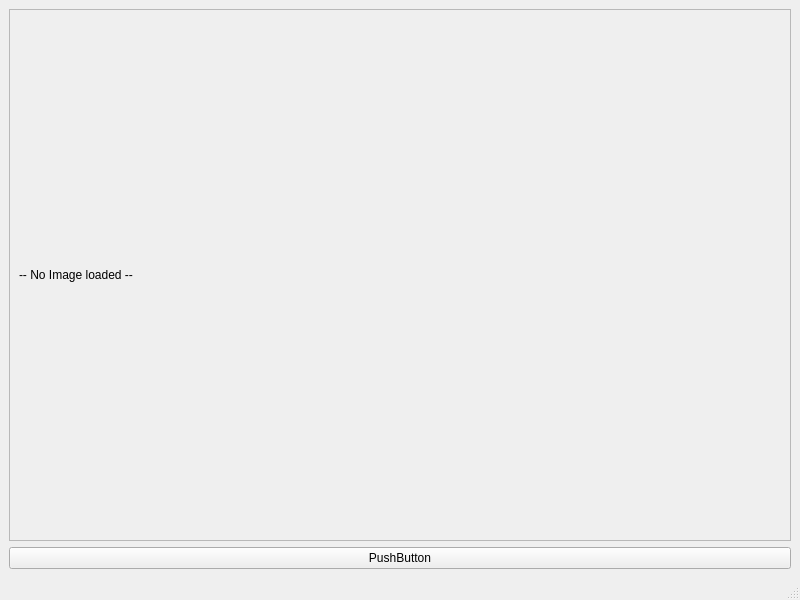
<?xml version="1.0" encoding="UTF-8"?>
<ui version="4.0">
 <class>UImain</class>
 <widget class="QMainWindow" name="UImain">
  <property name="geometry">
   <rect>
    <x>0</x>
    <y>0</y>
    <width>800</width>
    <height>600</height>
   </rect>
  </property>
  <property name="windowTitle">
   <string>UImain</string>
  </property>
  <widget class="QWidget" name="centralwidget">
   <layout class="QVBoxLayout" name="verticalLayout_3">
    <item>
     <widget class="QScrollArea" name="scrollArea">
      <property name="widgetResizable">
       <bool>true</bool>
      </property>
      <widget class="QWidget" name="scrollAreaWidgetContents">
       <property name="geometry">
        <rect>
         <x>0</x>
         <y>0</y>
         <width>762</width>
         <height>424</height>
        </rect>
       </property>
       <layout class="QVBoxLayout" name="verticalLayout_2">
        <item>
         <widget class="QLabel" name="imageUserL">
          <property name="text">
           <string>-- No Image loaded --</string>
          </property>
         </widget>
        </item>
       </layout>
      </widget>
     </widget>
    </item>
    <item>
     <widget class="QPushButton" name="pushButton">
      <property name="text">
       <string>PushButton</string>
      </property>
     </widget>
    </item>
   </layout>
  </widget>
  <widget class="QMenuBar" name="menubar">
   <property name="geometry">
    <rect>
     <x>0</x>
     <y>0</y>
     <width>800</width>
     <height>39</height>
    </rect>
   </property>
  </widget>
  <widget class="QStatusBar" name="statusbar"/>
 </widget>
 <resources/>
 <connections/>
</ui>
